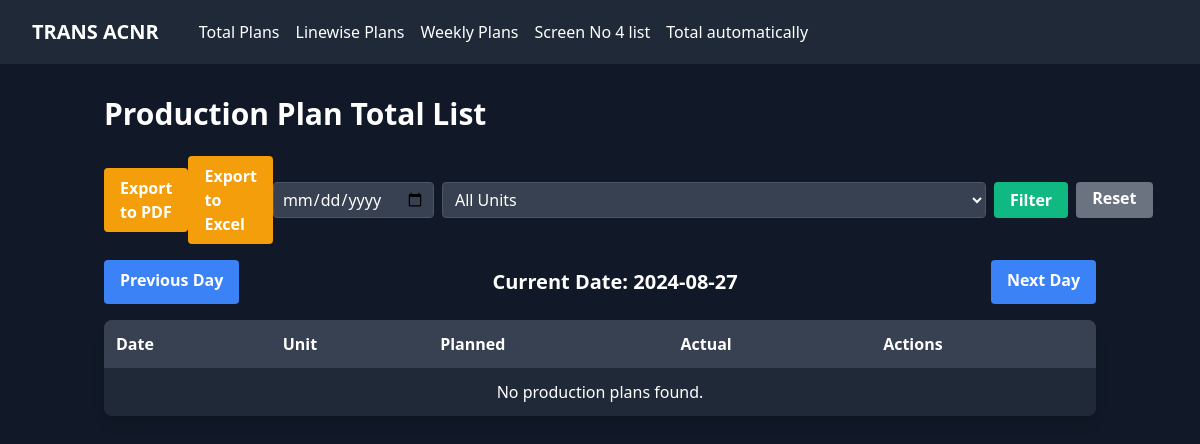
The page /screen/production-plan-total/ on the database as committed earlier.
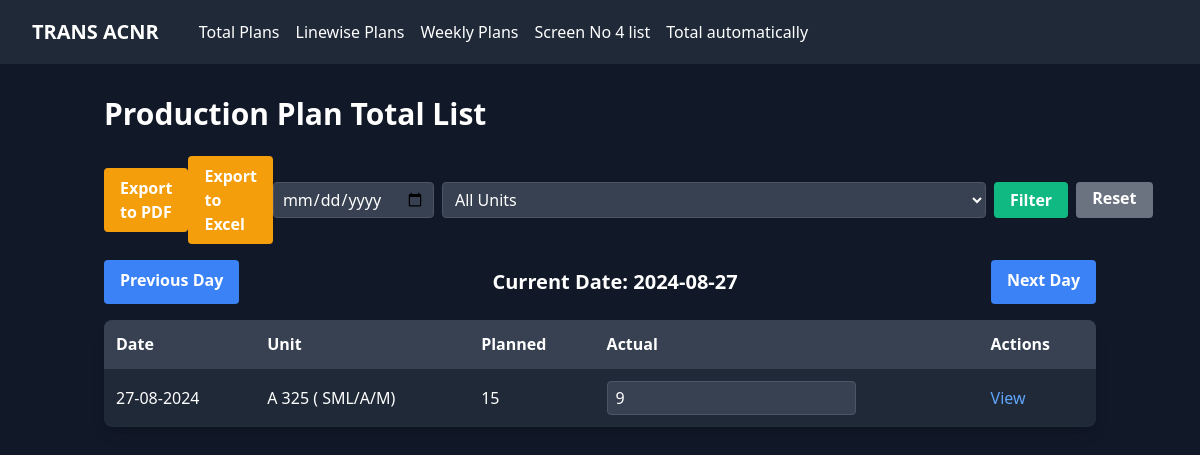
The same page on the database as committed later.
### screen_app/models.py (models this page shows, shortened)
class ProductionPlanTotal(models.Model):
    s_no = models.AutoField(primary_key=True)
    date = models.DateField(default=timezone.now)
    unit = models.ForeignKey(Unit, on_delete=models.PROTECT)
    total_qty_planned = models.IntegerField(default=0)
    total_qty_actual = models.IntegerField(default=0)
    class Meta:
        verbose_name = "Daily Production Plan Vs Actual Total"
        verbose_name_plural = "Daily Production Plan Vs Actual Totals"
        ordering = ['date', 's_no']
        unique_together = ['date', 'unit']

class Unit(models.Model):
    code = models.CharField(max_length=20, unique=True)
    model = models.CharField(max_length=100)

### screen_app/views.py (the view)
# urls.py: path('production-plan-total/', views.ProductionPlanTotalListView.as_view(),name='production_plan_total_list'),
class ProductionPlanTotalListView(ListView):
    model = ProductionPlanTotal
    template_name = 'total_auto/production_plan_total_list.html'
    context_object_name = 'totals'
    paginate_by = 10
    def get_queryset(self):
        queryset = super().get_queryset()
        date = self.request.GET.get('date')
        if date:
            try:
                date = datetime.strptime(date, "%Y-%m-%d").date()
            except ValueError:
                date = datetime.today().date()
        else:
            date = datetime.today().date()
        queryset = queryset.filter(date=date)
        unit = self.request.GET.get('unit')
        if unit:
            queryset = queryset.filter(unit__model=unit)
        return queryset
    def get_context_data(self, **kwargs):
        context = super().get_context_data(**kwargs)
        units = Unit.objects.all()
        context['units'] = units
        date_str = self.request.GET.get('date')
        if date_str:
            try:
                current_date = datetime.strptime(date_str, "%Y-%m-%d").date()
            except ValueError:
                current_date = datetime.today().date()
        else:
            current_date = datetime.today().date()
        previous_date = current_date - timedelta(days=1)
        next_date = current_date + timedelta(days=1)
        context['current_date'] = current_date.strftime("%Y-%m-%d")
        context['previous_date'] = previous_date.strftime("%Y-%m-%d")
        context['next_date'] = next_date.strftime("%Y-%m-%d")
        return context

### screen_app/templates/total_auto/production_plan_total_list.html (shortened to what this page needs)
{% extends 'base.html' %}
{% block content %}
<h1 class="text-3xl font-bold mb-6 text-white">Production Plan Total List</h1>
<div class="mb-4 flex flex-col sm:flex-row justify-between items-center space-y-4 sm:space-y-0">
    <a href="{% url 'export_plan_total_pdf' %}?date={{ request.GET.date }}{% if request.GET.unit %}&unit={{ request.GET.unit }}{% endif %}" class="bg-yellow-500 hover:bg-yellow-600 text-white font-bold py-2 px-4 rounded">
        Export to PDF
    </a>
    <a href="{% url 'export_plan_total_excel' %}?date={{ request.GET.date }}{% if request.GET.unit %}&unit={{ request.GET.unit }}{% endif %}" class="bg-yellow-500 hover:bg-yellow-600 text-white font-bold py-2 px-4 rounded">
        Export to Excel
    </a>
    <form method="get" class="flex flex-col sm:flex-row space-y-2 sm:space-y-0 sm:space-x-2">
        <input type="date" name="date" value="{{ current_date|date:'Y-m-d' }}"
               class="bg-gray-700 text-white border border-gray-600 rounded px-2 py-1 focus:outline-none focus:border-blue-500">
        <select name="unit"
                class="bg-gray-700 text-white border border-gray-600 rounded px-2 py-1 focus:outline-none focus:border-blue-500">
            <option value="">All Units</option>
        </select>
        <button type="submit" class="bg-green-500 hover:bg-green-600 text-white font-bold py-1 px-4 rounded">
            Filter
        </button>
        <a href="{% url 'production_plan_total_list' %}" class="bg-gray-500 hover:bg-gray-600 text-white font-bold py-1 px-4 rounded">
            Reset
        </a>
    </form>
</div>
<div class="mb-4 flex justify-between">
    <a href="?date={{ previous_date }}{% if request.GET.unit %}&unit={{ request.GET.unit }}{% endif %}"
       class="bg-blue-500 hover:bg-blue-600 text-white font-bold py-2 px-4 rounded">
        Previous Day
    </a>
    <span class="text-xl font-semibold py-2 px-4">
        Current Date: {{ current_date }}
    </span>
    <a href="?date={{ next_date }}{% if request.GET.unit %}&unit={{ request.GET.unit }}{% endif %}"
       class="bg-blue-500 hover:bg-blue-600 text-white font-bold py-2 px-4 rounded">
        Next Day
    </a>
</div>
<div class="bg-gray-800 rounded-lg shadow-lg overflow-hidden">
    <table class="w-full">
        <thead>
            <tr class="bg-gray-700">
                <th class="p-3 text-left text-white">Date</th>
                <th class="p-3 text-left text-white">Unit</th>
                <th class="p-3 text-left text-white">Planned</th>
                <th class="p-3 text-left text-white">Actual</th>
                <th class="p-3 text-left text-white">Actions</th>
            </tr>
        </thead>
        <tbody>
            {% for total in totals %}
            <tr class="border-t border-gray-700">
                <td class="p-3 text-white">{{ total.date|date:"d-m-Y" }}</td>
                <td class="p-3 text-white">{{ total.unit.model }}</td>
                <td class="p-3 text-white">{{ total.total_qty_planned }}</td>
                <td class="p-3 text-white">
                    <input type="number"
                    class="actual-input bg-gray-700 text-white border border-gray-600 rounded px-2 py-1"
                    data-total-id="{{ total.s_no }}"
                    value="{{ total.total_qty_actual|default_if_none:'0' }}"
                    min="0">
                </td>
                <td class="p-3">
                    <a href="{% url 'production_plan_total_detail' total.pk %}" class="text-blue-400 hover:text-blue-300">View</a>
                </td>
            </tr>
            {% empty %}
            <tr>
                <td colspan="5" class="p-3 text-center text-white">No production plans found.</td>
            </tr>
            {% endfor %}
        </tbody>
    </table>
</div>
{% endblock %}

Rows that differ between the two databases and show on the page:
added ProductionPlanTotal: date "27-08-2024", unit.model "A 325 ( SML/A/M)", total_qty_planned "15", total_qty_actual "9"
Other text that changed with them:
text no longer shown: "No production plans found."
